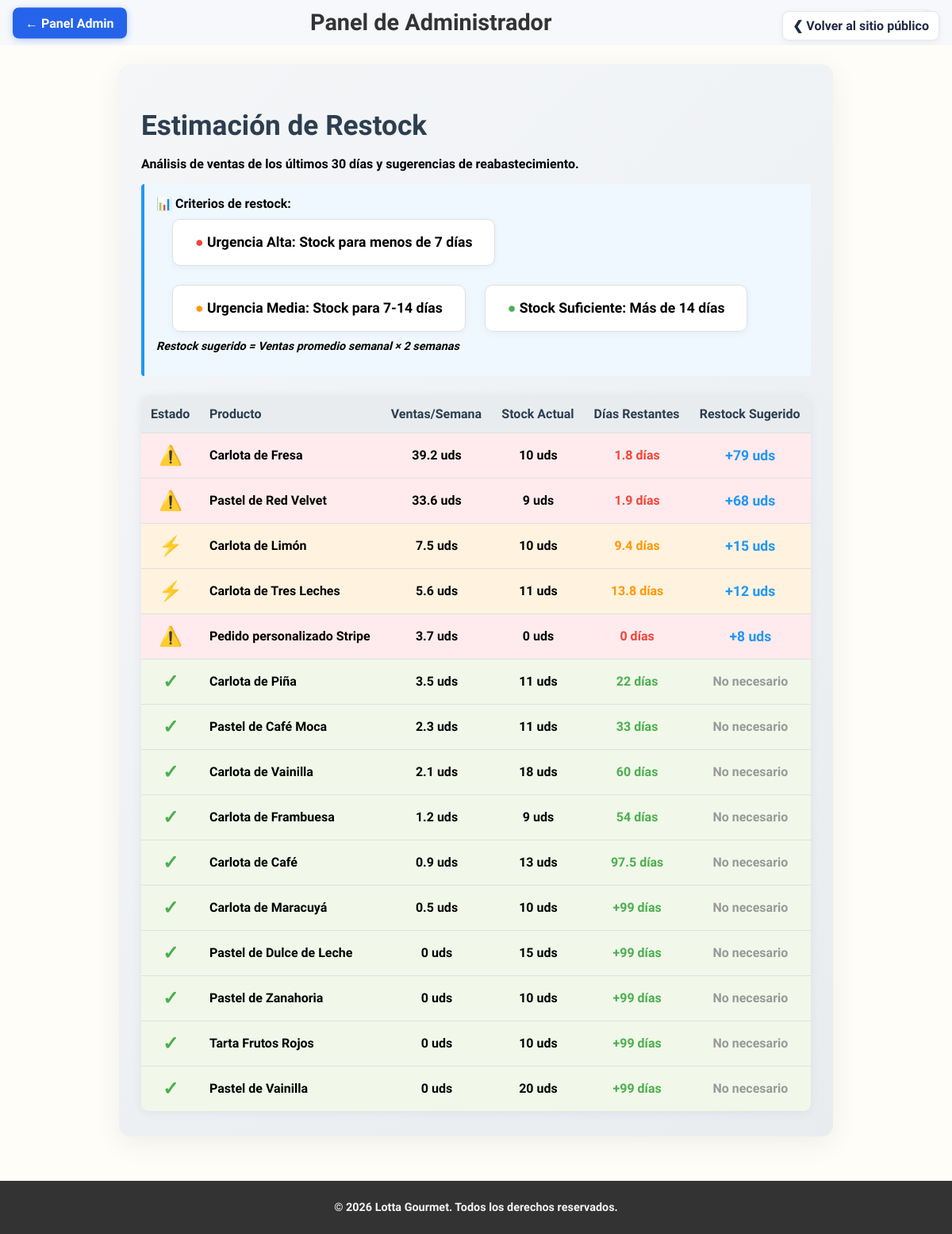
The page /admin/restock (signed in) on the database as committed earlier.
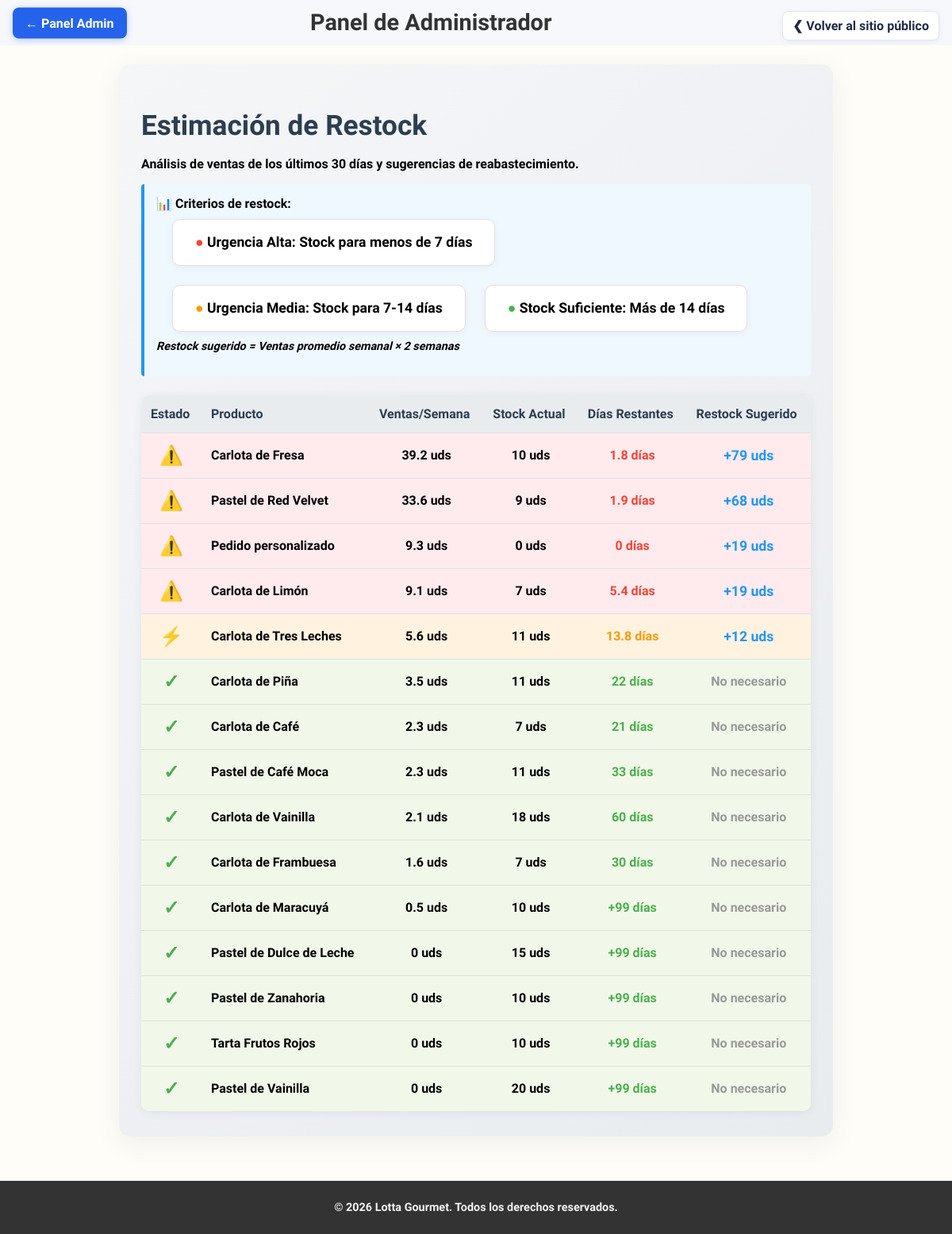
The same page on the database as committed later.
### tables this page shows
CREATE TABLE `productos` (
  `id_producto` int(11) NOT NULL,
  `nombre` varchar(255) NOT NULL,
  `descripcion` text DEFAULT NULL,
  `precio` decimal(10,2) NOT NULL,
  `stock` int(11) NOT NULL,
  `imagen` varchar(255) DEFAULT NULL,
  `en_promocion` tinyint(1) NOT NULL DEFAULT 0,
  `precio_oferta` decimal(10,2) DEFAULT NULL
);

### Controller/AdminController.php (called while the page is built, shortened)
<?php
class AdminController {
    public function restock() {
        $database = new Database();
        $db = $database->getConnection();
        $db->exec("SET NAMES 'utf8mb4'");
        $query = "SELECT
                    p.id_producto,
                    p.nombre,
                    p.stock,
                    COALESCE(SUM(cd.cantidad), 0) as total_vendido_compras,
                    COALESCE(SUM(dp.cantidad), 0) as total_vendido_pedidos,
                    (COALESCE(SUM(cd.cantidad), 0) + COALESCE(SUM(dp.cantidad), 0)) as total_vendido
                FROM productos p
                LEFT JOIN compra_detalles cd ON p.id_producto = cd.id_producto
                LEFT JOIN compras c ON cd.id_compra = c.id_compra AND c.fecha >= DATE_SUB(NOW(), INTERVAL 30 DAY)
                LEFT JOIN detalle_pedidos dp ON p.id_producto = dp.id_producto
                LEFT JOIN pedidos pe ON dp.id_pedido = pe.id_pedido AND pe.fecha >= DATE_SUB(NOW(), INTERVAL 30 DAY)
                WHERE (en_promocion = 0 OR en_promocion IS NULL)
                GROUP BY p.id_producto, p.nombre, p.stock
                ORDER BY total_vendido DESC";
        $stmt = $db->prepare($query);
        $stmt->execute();
        $productos = $stmt->fetchAll(PDO::FETCH_ASSOC);
        require_once 'View/plantillas/header.php';
        require_once 'View/paginas/admin_restock.php';
        require_once 'View/plantillas/footer.php';
    }
}

### View/paginas/admin_restock.php (the view)
<main class="contenido-principal">
    <div class="admin-panel">
        <h1>Estimación de Restock</h1>
        <p>Análisis de ventas de los últimos 30 días y sugerencias de reabastecimiento.</p>
        <div style="margin-bottom: 20px; padding: 15px; background: #f0f8ff; border-left: 4px solid #2196F3; border-radius: 4px;">
            <strong>📊 Criterios de restock:</strong>
            <ul style="margin: 10px 0 0 20px;">
                <li><span style="color: #f44336;">●</span> <strong>Urgencia Alta:</strong> Stock para menos de 7 días</li>
                <li><span style="color: #ff9800;">●</span> <strong>Urgencia Media:</strong> Stock para 7-14 días</li>
                <li><span style="color: #4caf50;">●</span> <strong>Stock Suficiente:</strong> Más de 14 días</li>
            </ul>
            <p style="margin-top: 10px; font-size: 0.9em;">
                <em>Restock sugerido = Ventas promedio semanal × 2 semanas</em>
            </p>
        </div>
        <?php if (empty($productos)): ?>
            <p style="text-align: center; padding: 40px; color: #666;">
                No hay datos de ventas disponibles.
            </p>
        <?php else: ?>
            <table class="admin-table">
                <thead>
                    <tr>
                        <th>Estado</th>
                        <th>Producto</th>
                        <th>Ventas/Semana</th>
                        <th>Stock Actual</th>
                        <th>Días Restantes</th>
                        <th>Restock Sugerido</th>
                    </tr>
                </thead>
                <tbody>
                    <?php foreach ($productos as $prod): ?>
                        <tr style="background-color: <?= $prod['nivel_urgencia'] === 'alto' ? '#ffebee' : ($prod['nivel_urgencia'] === 'medio' ? '#fff3e0' : '#f1f8e9') ?>;">
                            <td style="text-align: center; font-size: 1.5em;">
                                <?php if ($prod['nivel_urgencia'] === 'alto'): ?>
                                    <span style="color: #f44336;" title="Urgencia Alta">⚠️</span>
                                <?php elseif ($prod['nivel_urgencia'] === 'medio'): ?>
                                    <span style="color: #ff9800;" title="Urgencia Media">⚡</span>
                                <?php else: ?>
                                    <span style="color: #4caf50;" title="Stock Suficiente">✓</span>
                                <?php endif; ?>
                            </td>
                            <td><strong><?= htmlspecialchars($prod['nombre']) ?></strong></td>
                            <td style="text-align: center;"><?= $prod['ventas_semana'] ?> uds</td>
                            <td style="text-align: center;">
                                <strong><?= $prod['stock'] ?></strong> uds
                            </td>
                            <td style="text-align: center;">
                                <?php if ($prod['dias_restantes'] > 99): ?>
                                    <span style="color: #4caf50;">+99 días</span>
                                <?php else: ?>
                                    <span style="color: <?= $prod['nivel_urgencia'] === 'alto' ? '#f44336' : ($prod['nivel_urgencia'] === 'medio' ? '#ff9800' : '#4caf50') ?>;">
                                        <?= $prod['dias_restantes'] ?> días
                                    </span>
                                <?php endif; ?>
                            </td>
                            <td style="text-align: center;">
                                <?php if ($prod['restock_sugerido'] > 0): ?>
                                    <strong style="color: #2196F3; font-size: 1.1em;">
                                        +<?= $prod['restock_sugerido'] ?> uds
                                    </strong>
                                <?php else: ?>
                                    <span style="color: #999;">No necesario</span>
                                <?php endif; ?>
                            </td>
                        </tr>
                    <?php endforeach; ?>
                </tbody>
            </table>
        <?php endif; ?>
    </div>
</main>

### index.php (shortened to what this page needs)
<?php
$url = $_GET['url'] ?? '/';
$url = rtrim($url, '/');
$url = filter_var($url, FILTER_SANITIZE_URL);
$url = explode('/', $url);
$controlador = 'PaginasController';
$metodo = 'inicio';
if (isset($url[0]) && !empty($url[0])) {
    if ($url[0] == 'menu') {
        $controlador = 'ProductosController';
        $metodo = 'menu';
    }
    elseif ($url[0] == 'promociones') {
        $controlador = 'PromosController';
        $metodo = 'mostrar';
    }
    elseif ($url[0] == 'registro') {
        $controlador = 'RegistroController';
        $metodo = isset($url[1]) && !empty($url[1]) ? $url[1] : 'mostrar';
    }
    elseif ($url[0] == 'login') {
        $controlador = 'LoginController';
        $metodo = isset($url[1]) && !empty($url[1]) ? $url[1] : 'mostrar';
    }
    elseif ($url[0] == 'nosotros') {
        $controlador = 'PaginasController';
        $metodo = 'nosotros';
    }
    elseif ($url[0] == 'admin') {
        $controlador = 'AdminController';
        $metodo = isset($url[1]) && !empty($url[1]) ? $url[1] : 'panel';
    }
}
$rutaControlador = "Controller/{$controlador}.php";
if (file_exists($rutaControlador)) {
    $controlador = new $controlador;
    if (method_exists($controlador, $metodo)) {
        $parametros = array_slice($url, 2);
        if (!empty($parametros)) {
            call_user_func_array([$controlador, $metodo], $parametros);
        } else {
            $controlador->$metodo();
        }
    } else {
        echo "Error: El método '{$metodo}' no existe.";
    }
} else {
    echo "Error: El controlador '{$rutaControlador}' no se encontró.";
}
?>

### View/plantillas/header.php (shortened to what this page needs)
<!DOCTYPE html>
<html lang="es">
<head>
    <link rel="stylesheet" href="<?php echo BASE_URL; ?>Public/css/styles.css?v=<?php echo time(); ?>">
</head>
<body>
    <?php
    $requestPath = $_SERVER['REQUEST_URI'];
    $isAdminRoute = (strpos($requestPath, '/admin') !== false);
    $isAdminHome = preg_match('#/admin/?(\?.*)?$#', $requestPath);
    ?>
    <header class="header-principal<?php echo $isAdminRoute ? ' admin' : ''; ?>">
        <?php if ($isAdminRoute && !$isAdminHome): ?>
            <div class="admin-nav-left">
                <a href="<?php echo BASE_URL; ?>admin" class="btn-admin-home">← Panel Admin</a>
            </div>
        <?php endif; ?>
        <div class="header-left">
            <h1><?php echo $isAdminRoute ? 'Panel de Administrador' : 'Lotta Gourmet'; ?></h1>
        </div>
        <div class="header-profile" style="margin-left:16px;">
            <?php
                if (isset($_SESSION['usuario_id'])) {
                    $nombreCompleto = htmlspecialchars($_SESSION['usuario_nombre'] ?? 'Usuario');
                    $primerNombre = explode(' ', $nombreCompleto)[0];
                    echo '<div class="profile-dropdown">
                            <button class="profile-btn">👤 ' . $primerNombre . '</button>
                            <div class="profile-menu">';
                    echo '</div></div>';
            }
            ?>
        </div>
        <?php if ($isAdminRoute): ?>
            <div style="position: absolute; right: 16px; top: 14px;">
                <a href="<?php echo BASE_URL; ?>" class="btn-return">❮ Volver al sitio público</a>
            </div>
        <?php endif; ?>
    </header>
    <div class="main-container">

### View/plantillas/footer.php (shortened to what this page needs)
    </div>
    <footer class="footer-principal">
        <p>© <?php echo date('Y'); ?> Lotta Gourmet. Todos los derechos reservados.</p>
    </footer>
</body>
</html>

### Public/css/styles.css (style rules this page uses)
.admin-panel { background: linear-gradient(135deg, #f4f6f8 0%, #e9ecef 100%); border-radius: 14px; box-shadow: 0 8px 32px rgba(44, 62, 80, 0.08); padding: 32px 28px; margin: 0 auto 32px auto; max-width: 900px; }
.admin-panel h1 { color: #2c3e50; font-size: 2.2em; margin-bottom: 18px; font-weight: 800; }
.admin-panel ul { list-style: none; padding: 0; margin: 0; display: flex; gap: 24px; flex-wrap: wrap; }
.admin-panel ul li { background: #fff; border: 1.5px solid #e0e0e0; border-radius: 10px; box-shadow: 0 2px 8px rgba(44, 62, 80, 0.06); padding: 18px 28px; font-size: 1.1em; font-weight: 700; transition: box-shadow 0.2s, border-color 0.2s; }
.admin-table { width: 100%; border-collapse: collapse; margin-top: 24px; background: #fff; border-radius: 10px; box-shadow: 0 2px 12px rgba(44, 62, 80, 0.07); overflow: hidden; }
.admin-table th, .admin-table td { padding: 14px 12px; border-bottom: 1px solid #e0e0e0; text-align: left; }
.admin-table th { background: #e9ecef; color: #2c3e50; font-weight: 700; }
.admin-table tr:last-child td { border-bottom: none; }
* { -webkit-box-sizing: border-box; -moz-box-sizing: border-box; box-sizing: border-box; }
html { -webkit-text-size-adjust: 100%; -ms-text-size-adjust: 100%; height: 100%; }
body, html { margin: 0; padding: 0; font-family: 'Comfortaa', sans-serif; font-weight: 700; background-color: #ffffff; }
body { display: flex; flex-direction: column; min-height: 100vh; }
h1, h2, h3, h4, h5, h6 { font-family: 'Comfortaa', sans-serif; font-weight: 700; }
:root { --primary: #fdcfd6; --accent: #880E4F; --muted: #f4f4f4; --bg: #fffdf8; --header-height: 64px; }
.header-principal { width: 100%; background: var(--primary); padding: 12px 20px; box-sizing: border-box; display: flex; align-items: center; justify-content: space-between; box-shadow: 0 2px 6px rgba(0, 0, 0, 0.05); flex-shrink: 0; }
.header-left { display: flex; align-items: center; gap: 14px; }
.header-principal h1 { margin: 0; color: #333; font-size: 1.8em; line-height: 1; }
.main-container { display: flex; flex: 1; position: relative; width: 100%; align-items: stretch; }
.contenido-principal { flex: 1; padding: 24px; background: var(--bg); overflow: hidden; }
a { color: var(--accent); }

### View/plantillas/header.php (style rules this page uses)
.header-profile { position: relative; display: flex; align-items: center; }
.profile-btn { background: #fff; border: 1px solid #eee; border-radius: 20px; padding: 8px 18px; font-weight: 700; cursor: pointer; transition: all 0.2s; box-shadow: 0 2px 4px rgba(0,0,0,0.05); }
.profile-dropdown { position: relative; }
.header-principal.admin { background: #f6f8fb; position: relative; }
.header-principal.admin .header-left { margin: 0 auto; text-align: center; }
.admin-nav-left { position: absolute; left: 16px; top: 50%; transform: translateY(-50%); z-index: 10; }
.btn-admin-home { display: inline-block; background: #2563eb; color: #fff; border: none; padding: 10px 16px; border-radius: 8px; text-decoration: none; font-weight: 700; box-shadow: 0 2px 8px rgba(37, 99, 235, 0.3); transition: all 0.2s; }
.btn-return { display:inline-block; background:#fff; border:1px solid #e1e6ef; padding:8px 12px; border-radius:8px; text-decoration:none; color:#1f2b46; font-weight:700; box-shadow:0 2px 8px rgba(0,0,0,0.06); }

### View/plantillas/footer.php (style rules this page uses)
.footer-principal { width: 100%; background-color: #333; color: #f4f4f4; padding: 25px 0; text-align: center; margin-top: auto; }
.footer-principal p { margin: 0; font-size: 0.9em; }

Rows that differ between the two databases and show on the page:
changed productos: nombre "Pedido personalizado Stripe" → "Pedido personalizado"; ventas_semana "3.7" → "9.3"; restock_sugerido "8" → "19"; moves up the list
changed productos "Carlota de Limón": ventas_semana "7.5" → "9.1"; stock "10" → "7"; dias_restantes "9.4" → "5.4"; restock_sugerido "15" → "19"; text "⚡" → "⚠️"
changed productos "Carlota de Café": ventas_semana "0.9" → "2.3"; stock "13" → "7"; dias_restantes "97.5" → "21"; moves up the list
changed productos "Carlota de Frambuesa": ventas_semana "1.2" → "1.6"; stock "9" → "7"; dias_restantes "54" → "30"
